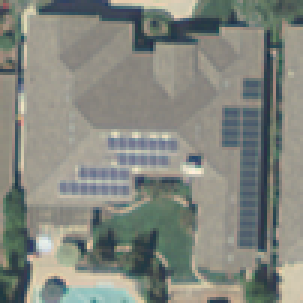
#> input picture Machine-Learning-Algorithms/Neural-Networks/Solar-Panel-Detection/test_images/image101.tif, 101 x 101 px, found by its file name (shown 3 times larger)
$ jupyter execute --allow-errors segmentationTechniques.ipynb   (shell and % lines are left out)
#> lines starting #> are read from the running program, lines starting #| are printed output that depends on the picture; after the words box and inside, x2 and y2 are one past the last pixel; in counts of white or black regions, pixels touching at a corner belong together
[cell 1]
from __future__ import print_function
import matplotlib.pyplot as plt
import numpy as np
from skimage import io
from skimage.segmentation import slic, quickshift, find_boundaries, felzenszwalb
from skimage import feature
from scipy import ndimage
from skimage import exposure
from skimage.filters import rank, sobel_h, sobel_v, sobel, roberts
from skimage.filters.rank import enhance_contrast, median, mean, mean_bilateral
from skimage import color
from skimage.morphology import disk
from scipy.ndimage import morphology
from scipy.ndimage import measurements
from skimage.exposure import equalize_hist
from skimage import feature
from skimage.measure import regionprops
import matplotlib.patches as mpatches

[cell 2]
# The input image
solar = r".\train_images\image101.tif"

[cell 3]
# Convert image to numpy array
img = io.imread(solar)
#> img is the input picture: shape (101, 101, 3); mean R, G, B 131.4, 134.8, 126.9
plt.imshow(img)

[cell 4]
from skimage.exposure import equalize_hist
imgGray = color.rgb2gray(img)
equalized_image = equalize_hist(imgGray)
plt.imshow(equalized_image)

equalized_image = median(equalized_image, disk(1))
equalized_image = enhance_contrast(equalized_image, disk(1))
equalized_image = median(equalized_image, disk(3))
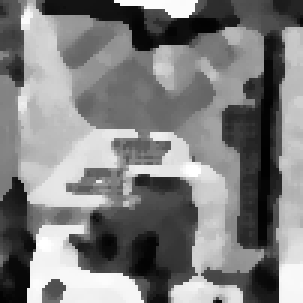
#> equalized_image: shape (101, 101) (shown 3 times larger); min 1, max 255, mean 126.3

plt.imshow(equalized_image)

[cell 5]
from skimage import feature

edges1 = feature.canny(equalized_image)
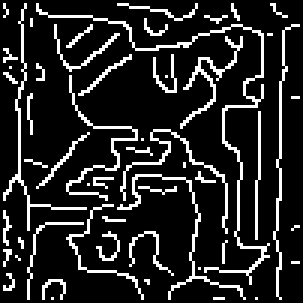
#> edges1: shape (101, 101) bool (shown 3 times larger); 14.6% white in thin lines or dots
edges2 = feature.canny(equalized_image, sigma=3)
#> edges2: shape (101, 101) bool; 8.6% white in thin lines or dots

# display results
fig, (ax1, ax2, ax3) = plt.subplots(nrows=1, ncols=3, figsize=(8, 3),
                                    sharex=True, sharey=True)

#> (the rest of this cell did not finish here and is left out)

#> (a cell that did not finish here is left out)

#> (a cell that did not finish here is left out)

#> (a cell that did not finish here is left out)

#> (a cell that did not finish here is left out)

[cell 10]
t2 = color.rgb2gray(img)
otsuT = enhance_contrast(t2, disk(7))
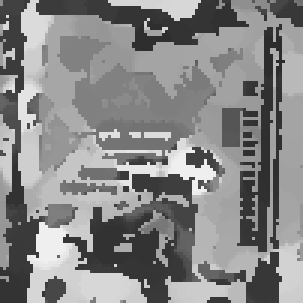
#> otsuT: shape (101, 101) (shown 3 times larger); min 44, max 239, mean 135.1
plt.imshow(otsuT)

[cell 11]
edges7 = sobel(otsuT) > 0.1
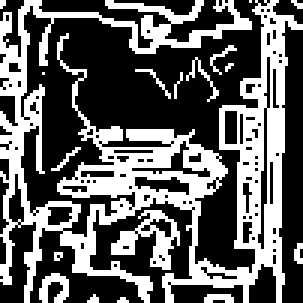
#> edges7: shape (101, 101) bool (shown 3 times larger); 38% white; 18 white regions (12 under 20 px), largest, box (x1, y1, x2, y2) and area: (0, 0, 101, 101) 3466, (37, 70, 60, 90) 181, (13, 91, 23, 101) 59, (62, 19, 73, 34) 30, (68, 98, 78, 101) 24, (70, 15, 79, 25) 20
edges8 = feature.canny(otsuT, sigma = 1)
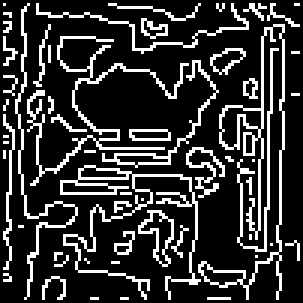
#> edges8: shape (101, 101) bool (shown 3 times larger); 19.9% white in thin lines or dots
#> (the rest of this cell did not finish here and is left out)

[cell 12]
binaryImg = color.rgb2gray(img) > 0
#> binaryImg: shape (101, 101) bool; every value is 1
plt.imshow(binaryImg)

[cell 13]
from skimage.measure import regionprops
import matplotlib.patches as mpatches

labeledRegions2, _ = measurements.label(binaryImg)
#> labeledRegions2: shape (101, 101) int32; every value is 1

image_label_overlay = color.label2rgb(labeledRegions2, image=img)
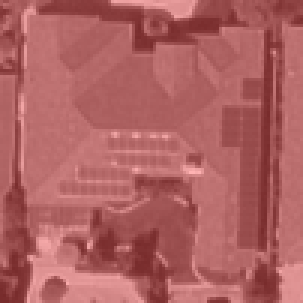
#> image_label_overlay: shape (101, 101, 3) float64 (shown 3 times larger); mean R, G, B 0.685, 0.385, 0.385

fig, ax = plt.subplots(ncols=1, nrows=1, figsize=(6, 6))
ax.imshow(image_label_overlay)

for region in regionprops(labeledRegions2):


    # draw rectangle around segmented coins
    minr, minc, maxr, maxc = region.bbox
    rect = mpatches.Rectangle((minc, minr), maxc - minc, maxr - minr,
                              fill=False, edgecolor='red', linewidth=2)
    ax.add_patch(rect)
#> this loop made 1 pass
#> (minr, minc, maxr, maxc) on pass 1: (0, 0, 101, 101)

plt.show()
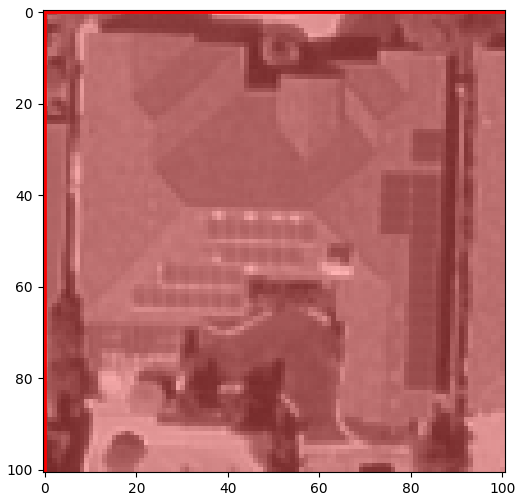
#> figure drawn by matplotlib, 1 panel

[cell 14]
# Run the quick shift segmentation algorithm
segments = quickshift(otsuT, kernel_size = 10, convert2lab = False, max_dist = 2, ratio = 10)
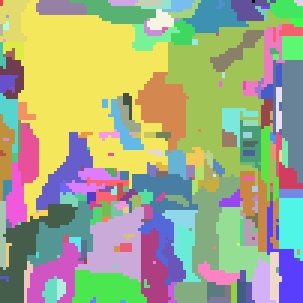
#> segments: shape (101, 101) int64 (shown 3 times larger); 206 distinct labels, from 0 to 205; one colour per label, 0 black

[cell 15]
print("Quickshift number of segments: %d" % len(np.unique(segments)))
#| Quickshift number of segments: 206

[cell 16]
# View the segments via Python
plt.imshow(segments)

#> (a cell that did not finish here is left out)

#> (a cell that did not finish here is left out)

[cell 19]
felzSegments = felzenszwalb(img, scale = 100, min_size = 6)
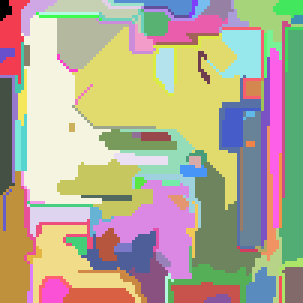
#> felzSegments: shape (101, 101) int64 (shown 3 times larger); 113 distinct labels, from 0 to 112; one colour per label, 0 black
print("Graph Segmentation number of segments: %d" % len(np.unique(felzSegments)))
#| Graph Segmentation number of segments: 113

[cell 20]
plt.figure(figsize=(50,50))
plt.subplot(121)
plt.imshow(felzSegments)
plt.subplot(122)
plt.imshow(img)

[cell 21]
outlines = find_boundaries(felzSegments)
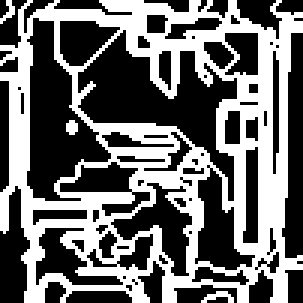
#> outlines: shape (101, 101) bool (shown 3 times larger); 42.6% white; 4 white regions (2 under 20 px), largest, box (x1, y1, x2, y2) and area: (0, 0, 101, 101) 4293, (67, 97, 78, 101) 22
plt.figure(figsize=(50,50))
plt.imshow(outlines)

$ run again, with Machine-Learning-Algorithms/Neural-Networks/Solar-Panel-Detection/test_images/image10.tif copied over Machine-Learning-Algorithms/Neural-Networks/Solar-Panel-Detection/test_images/image101.tif
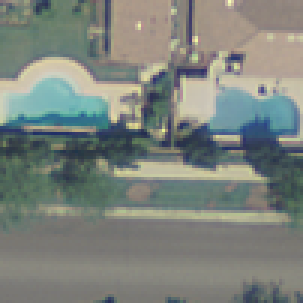
#> input picture Machine-Learning-Algorithms/Neural-Networks/Solar-Panel-Detection/test_images/image10.tif, 101 x 101 px, found by its file name (shown 3 times larger)
#> img is the input picture: shape (101, 101, 3); mean R, G, B 124.5, 130.9, 124.4
#> edges1: shape (101, 101) bool; 14.3% white in thin lines or dots
#> edges2: shape (101, 101) bool; 8.5% white in thin lines or dots
#> edges7: shape (101, 101) bool; 30.3% white in thin lines or dots
#> edges8: shape (101, 101) bool; 17.9% white in thin lines or dots
#> binaryImg: shape (101, 101) bool; every value is 1
#> labeledRegions2: shape (101, 101) int32; every value is 1
#> `image_label_overlay = color.label2rgb(labeledRegions2, image=img)`:
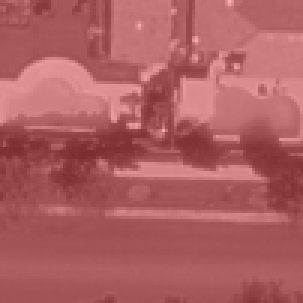
#> image_label_overlay: shape (101, 101, 3) float64 (shown 3 times larger); mean R, G, B 0.677, 0.377, 0.377
#> the loop `for region in regionprops(labeledRegions2):` made 1 pass
#> (minr, minc, maxr, maxc) on pass 1: (0, 0, 101, 101)
#> segments: shape (101, 101) int64; 150 distinct labels, from 0 to 149
#| Quickshift number of segments: 150
#> felzSegments: shape (101, 101) int64; 102 distinct labels, from 0 to 101
#| Graph Segmentation number of segments: 102
#> `outlines = find_boundaries(felzSegments)`:
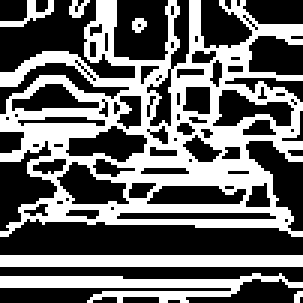
#> outlines: shape (101, 101) bool (shown 3 times larger); 41.9% white; 7 white regions (2 under 20 px), largest, box (x1, y1, x2, y2) and area: (0, 0, 101, 79) 3324, (0, 91, 101, 101) 443, (0, 85, 101, 89) 404, (0, 0, 18, 9) 55, (23, 0, 30, 6) 24

$ run again, with Machine-Learning-Algorithms/Neural-Networks/Solar-Panel-Detection/test_images/image102.tif copied over Machine-Learning-Algorithms/Neural-Networks/Solar-Panel-Detection/test_images/image101.tif
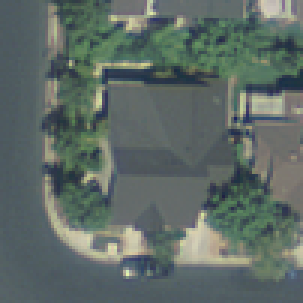
#> input picture Machine-Learning-Algorithms/Neural-Networks/Solar-Panel-Detection/test_images/image102.tif, 101 x 101 px, found by its file name (shown 3 times larger)
#> img is the input picture: shape (101, 101, 3); mean R, G, B 94.2, 106.4, 101.7
#> edges1: shape (101, 101) bool; 15.4% white in thin lines or dots
#> edges2: shape (101, 101) bool; 10% white in thin lines or dots, all inside (x1, y1, x2, y2) = (7, 1, 100, 93)
#> edges7: shape (101, 101) bool; 33.7% white in thin lines or dots, all inside (x1, y1, x2, y2) = (8, 0, 101, 97)
#> edges8: shape (101, 101) bool; 18.8% white in thin lines or dots
#> binaryImg: shape (101, 101) bool; every value is 1
#> labeledRegions2: shape (101, 101) int32; every value is 1
#> the loop `for region in regionprops(labeledRegions2):` made 1 pass
#> (minr, minc, maxr, maxc) on pass 1: (0, 0, 101, 101)
#> segments: shape (101, 101) int64; 224 distinct labels, from 0 to 223
#| Quickshift number of segments: 224
#> felzSegments: shape (101, 101) int64; 80 distinct labels, from 0 to 79
#| Graph Segmentation number of segments: 80
#> `outlines = find_boundaries(felzSegments)`:
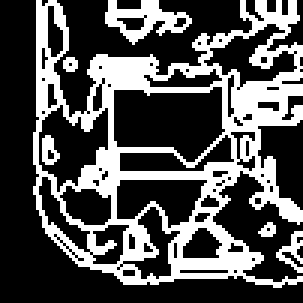
#> outlines: shape (101, 101) bool (shown 3 times larger); 32.6% white; 6 white regions, box (x1, y1, x2, y2) and area: (11, 0, 101, 96) 2998, (35, 0, 64, 15) 197, (92, 77, 101, 91) 54, (14, 45, 20, 55) 38, (21, 19, 26, 24) 20, (86, 74, 92, 79) 20
